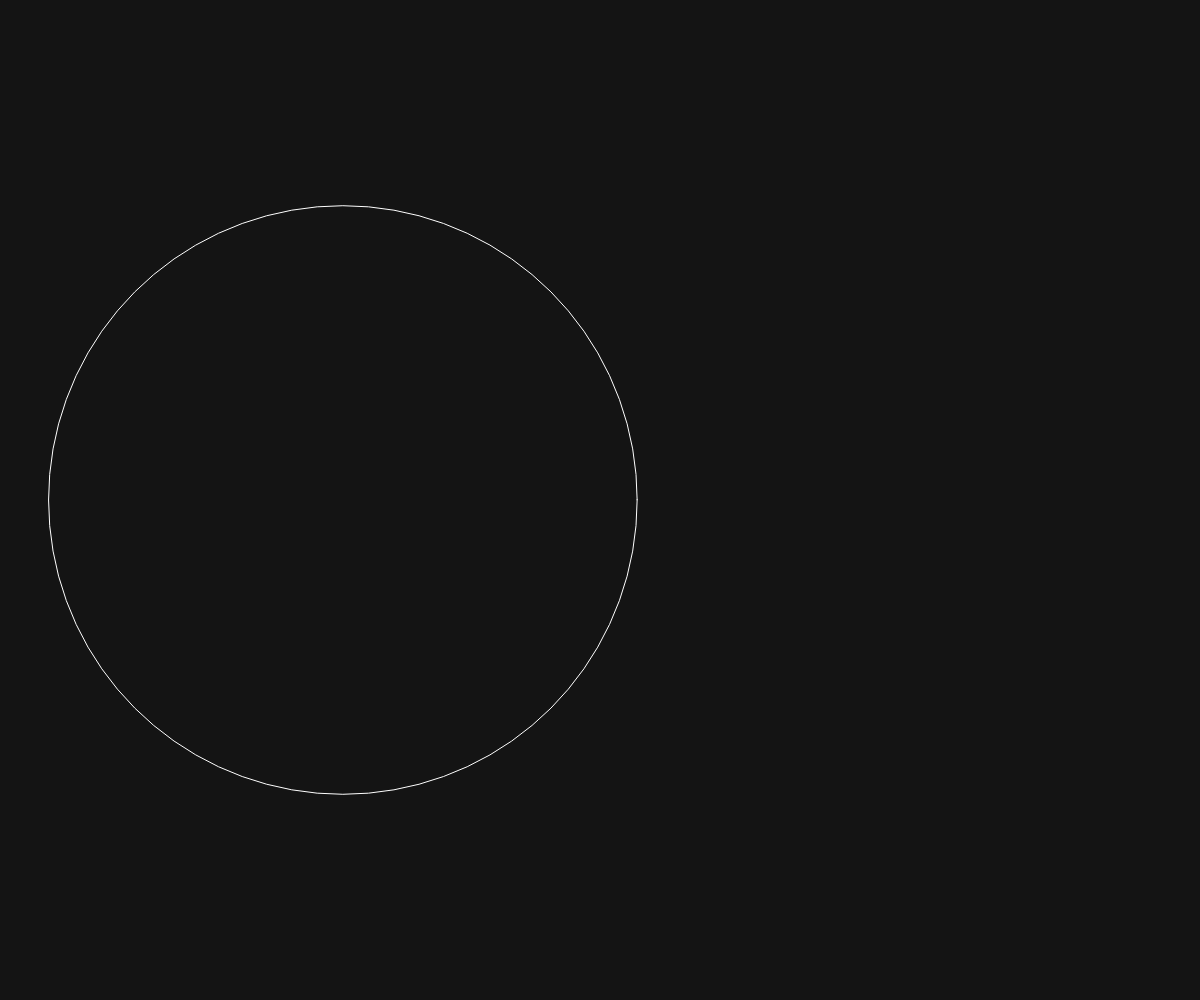
Frame 1 (no input)
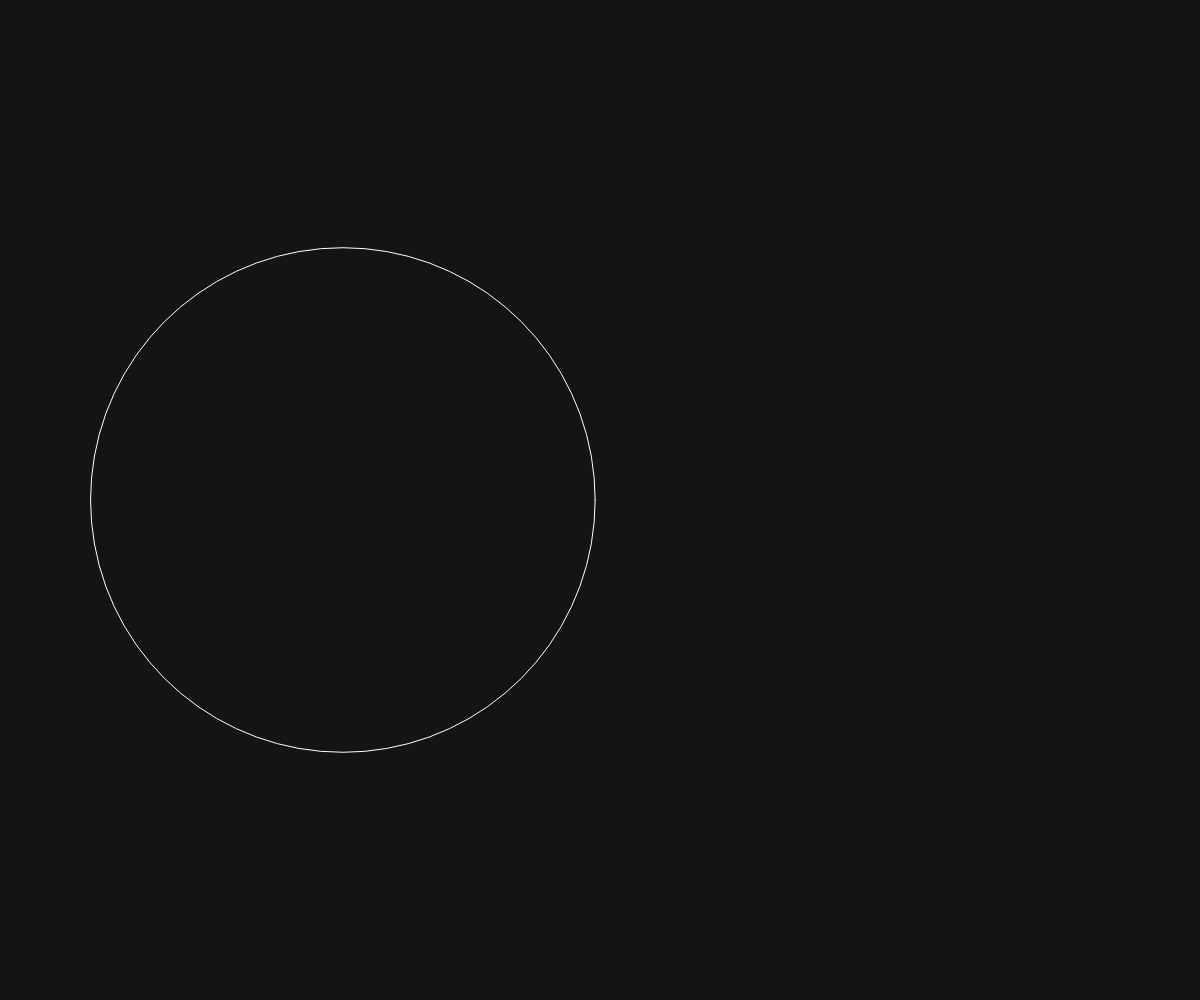
Frame 60 (no input)
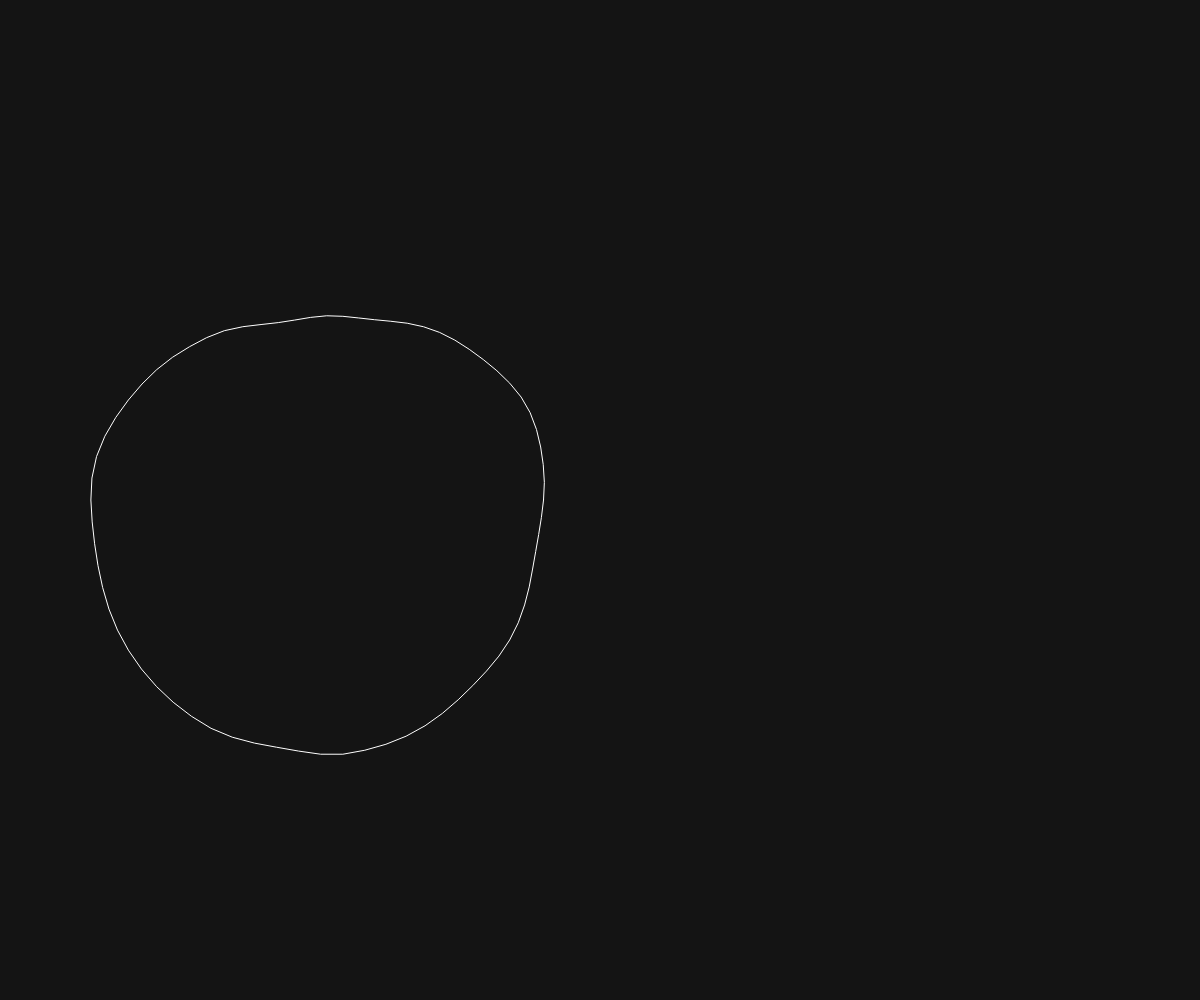
Frame 120 (the mouse pressed at the canvas centre since frame 60)

The p5.js sketch that drew these frames (run headless with seeded random() and noise() and a simulated clock; from frame 60 on, the mouse is pressed at the canvas centre):

// p5.js sketch
// ── sketch.js
// Polar Perlin Noise Loop
// Daniel Shiffman
// Modified by Shalvi Raj

let phase = 0;
let zoff = 0;
var canvas;

function windowResized () {
    console.log('resized');
}

function setup() {
  canvas = createCanvas(windowWidth, windowHeight);
    canvas.position(0,0);
    canvas.style('z-index', '-10');
}

function draw() {
  background(20);
  translate(windowWidth/3.5, windowHeight/2);
  stroke(255,255,255);
  strokeWeight(1);
  noFill();
  beginShape();
  let noiseMax1 = mouseX/800;
  let noiseMax2 = mouseY/800;
  for (let a = 0; a < TWO_PI; a += radians(5)) {
    let xoff = map(cos(a + phase), -1, 1, 0, noiseMax1);
    let yoff = map(sin(a + phase), -1, 1, 0, noiseMax2);
    let r = map(noise(xoff, yoff, zoff), 0, 1, 100, height / 2);
    let x = r * cos(a);
    let y = r * sin(a);
    vertex(x/1.25, y/1.25);
  }
  endShape(CLOSE);
  phase += 0.003;
  zoff += 0.01;
    
}
